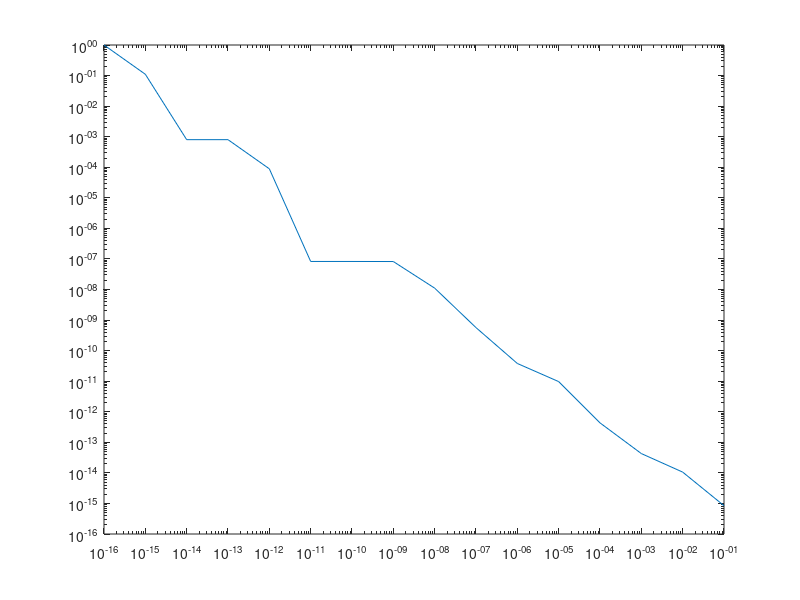

The MATLAB source for this figure:
clear
close all
clc
n=1:16;
x=10.^(-n);%il testo diceva di interpolare in quei punti
f=(exp(x)-1)./x;
NTaylor=16;
fc=0;
for i=1:NTaylor %esegue tante iterazini quante sono le componenti di quel vettore
    %l'indice i vale per ogni iterazione il valore della componente del
    %vettore nella posizone 1,2,...ultimotermine
    fc=fc+x.^(i-1)./factorial(i);
end
errrel=abs(f-fc)./abs(fc);
figure,loglog(x,errrel)